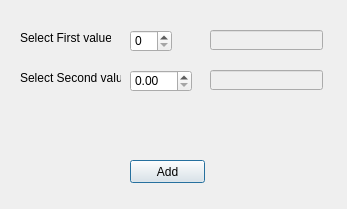
<?xml version="1.0" encoding="UTF-8"?>
<ui version="4.0">
 <class>Dialog</class>
 <widget class="QDialog" name="Dialog">
  <property name="geometry">
   <rect>
    <x>0</x>
    <y>0</y>
    <width>347</width>
    <height>209</height>
   </rect>
  </property>
  <property name="windowTitle">
   <string>Dialog</string>
  </property>
  <widget class="QLabel" name="label">
   <property name="geometry">
    <rect>
     <x>20</x>
     <y>30</y>
     <width>91</width>
     <height>16</height>
    </rect>
   </property>
   <property name="text">
    <string>Select First value</string>
   </property>
  </widget>
  <widget class="QLabel" name="label_2">
   <property name="geometry">
    <rect>
     <x>20</x>
     <y>70</y>
     <width>101</width>
     <height>16</height>
    </rect>
   </property>
   <property name="text">
    <string>Select Second value</string>
   </property>
  </widget>
  <widget class="QLabel" name="labelAddition">
   <property name="geometry">
    <rect>
     <x>130</x>
     <y>130</y>
     <width>46</width>
     <height>13</height>
    </rect>
   </property>
   <property name="text">
    <string/>
   </property>
  </widget>
  <widget class="QSpinBox" name="spinBox">
   <property name="geometry">
    <rect>
     <x>130</x>
     <y>30</y>
     <width>42</width>
     <height>22</height>
    </rect>
   </property>
  </widget>
  <widget class="QDoubleSpinBox" name="doubleSpinBox">
   <property name="geometry">
    <rect>
     <x>130</x>
     <y>70</y>
     <width>62</width>
     <height>22</height>
    </rect>
   </property>
  </widget>
  <widget class="QPushButton" name="AddButton">
   <property name="geometry">
    <rect>
     <x>130</x>
     <y>160</y>
     <width>75</width>
     <height>23</height>
    </rect>
   </property>
   <property name="text">
    <string>Add</string>
   </property>
  </widget>
  <widget class="QLineEdit" name="lineFirstValue">
   <property name="enabled">
    <bool>false</bool>
   </property>
   <property name="geometry">
    <rect>
     <x>210</x>
     <y>30</y>
     <width>113</width>
     <height>20</height>
    </rect>
   </property>
  </widget>
  <widget class="QLineEdit" name="lineSecondValue">
   <property name="enabled">
    <bool>false</bool>
   </property>
   <property name="geometry">
    <rect>
     <x>210</x>
     <y>70</y>
     <width>113</width>
     <height>20</height>
    </rect>
   </property>
  </widget>
 </widget>
 <resources/>
 <connections/>
</ui>
